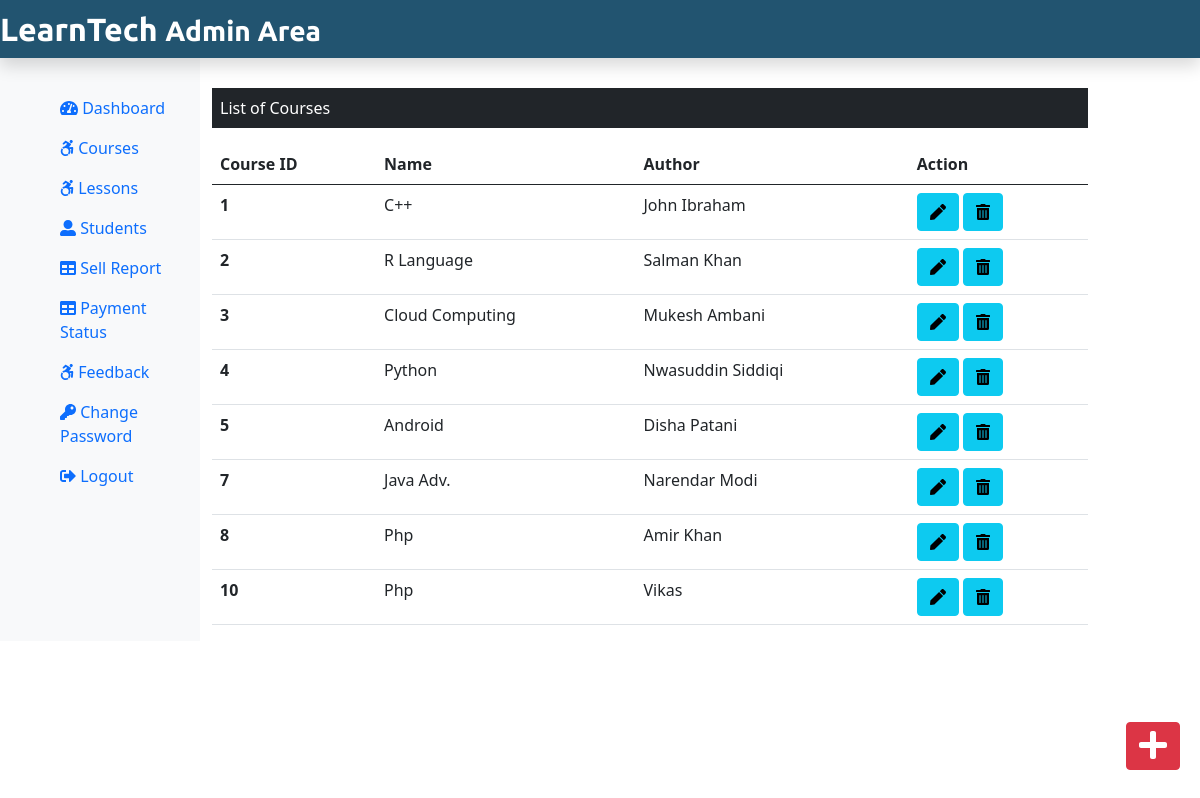
/Admin/courses.php (signed in), run on the app's committed database.
### tables this page shows
CREATE TABLE `course` (
  `course_author` varchar(255) NOT NULL,
  `course_desc` text NOT NULL,
  `course_duration` int(11) NOT NULL,
  `course_id` int(11) NOT NULL,
  `course_img` text NOT NULL,
  `course_name` text NOT NULL,
  `course_original_price` int(11) NOT NULL,
  `course_price` int(11) NOT NULL
);

### Admin/courses.php (the view, shortened to what this page needs)
<?php
include('./AdminInclude/header.php');
include('../dbconnection.php');
?>
<div class="col-sm-9 mt-5">
<p class="bg-dark text-white p-2">List of Courses</p>
<?php
$sql="SELECT * FROM course ";
$result=$conn->query($sql);
if($result->num_rows > 0){
?>
<table class="table">
    <thead>
        <tr>
           <th scope="col">Course ID</th>
           <th scope="col">Name</th>
           <th scope="col">Author</th>
           <th scope="col">Action</th>
        </tr>
    </thead>
    <tbody>
<?php
while($row=$result->fetch_assoc())
{
     echo '   <tr>';
        echo  '<th scope="row">'.$row['course_id'].'</th>';
               echo'  <td>'.$row['course_name'].'</td>';
        echo '<td>'.$row['course_author'].'</td>';
       echo ' <td>';
  echo   '
<form action="editcourse.php"  method="POST" class="d-inline">
<input type="hidden" name="id" value="'.$row["course_id"].'"/>
  <button type="submit"
         class="btn btn-info mr-3"
          name="view"
          value="view"><i class="fa fa-pen"></i>
        </button>
</form>
        <form action="" method="POST" class="d-inline" >
        <input type="hidden" name="id" value="'.$row["course_id"].'"/>
          <button type="submit"
         class="btn btn-info mr-3"
       id="del"
          name="delete"
          value="Delete"><i class="fa fa-trash-alt"></i></button>
</form>
   </td>
        </tr>
';
}
?>
    </tbody>
</table>
<?php
}else{
echo"<div  class='alert alert-info text-center'><h4>0 Result <h4> </div>";
}
?>
</div>
</div>
<div  >
<a class="btn btn-danger box" href="./addcourse.php"
> <i class="fa fa-plus fa-2x"></i></a>
</div>
<?php
include('./AdminInclude/footer.php')
?>

### css/adminstyle.css (style rules this page uses)
.box { position: fixed; bottom: 0px; right: 20px; margin-bottom: 30px; }

### data on the page
course: course_id "1", course_name "C++", course_author "John Ibraham"
course: course_id "2", course_name "R Language", course_author "Salman Khan"
course: course_id "3", course_name "Cloud Computing", course_author "Mukesh Ambani"
course: course_id "4", course_name "Python", course_author "Nwasuddin Siddiqi"
course: course_id "5", course_name "Android", course_author "Disha Patani"
course: course_id "7", course_name "Java Adv.", course_author "Narendar Modi"
course: course_id "8", course_name "Php", course_author "Amir Khan"
course: course_id "10", course_name "Php", course_author "Vikas"
